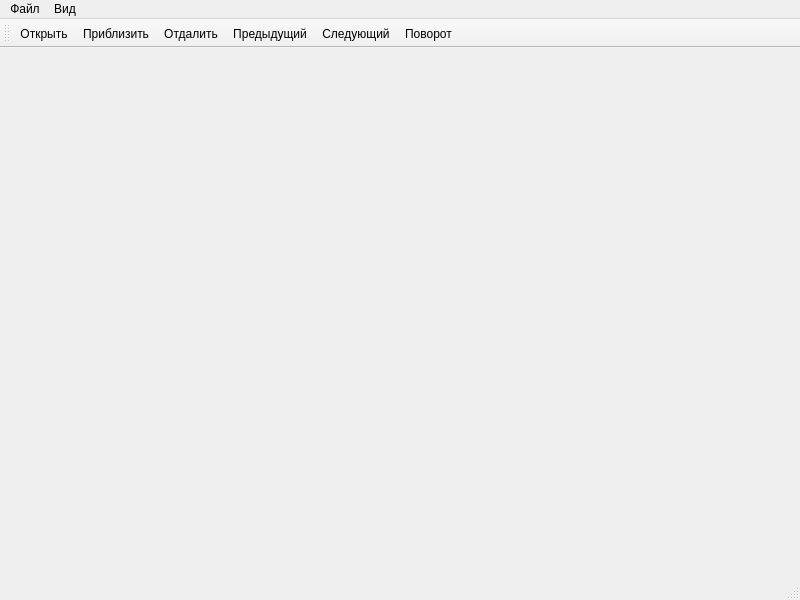
<?xml version="1.0" encoding="UTF-8"?>
<ui version="4.0">
 <class>MainWindow</class>
 <widget class="QMainWindow" name="MainWindow">
  <property name="geometry">
   <rect>
    <x>0</x>
    <y>0</y>
    <width>800</width>
    <height>600</height>
   </rect>
  </property>
  <property name="windowTitle">
   <string>MainWindow</string>
  </property>
  <widget class="QWidget" name="centralwidget"/>
  <widget class="QMenuBar" name="menubar">
   <property name="geometry">
    <rect>
     <x>0</x>
     <y>0</y>
     <width>800</width>
     <height>22</height>
    </rect>
   </property>
   <widget class="QMenu" name="file">
    <property name="title">
     <string>Файл</string>
    </property>
    <addaction name="open"/>
    <addaction name="save_as"/>
    <addaction name="exit"/>
   </widget>
   <widget class="QMenu" name="view">
    <property name="title">
     <string>Вид</string>
    </property>
    <addaction name="zome_in"/>
    <addaction name="zome_out"/>
    <addaction name="rotate"/>
    <addaction name="prev"/>
    <addaction name="next"/>
   </widget>
   <addaction name="file"/>
   <addaction name="view"/>
  </widget>
  <widget class="QStatusBar" name="statusbar"/>
  <widget class="QToolBar" name="toolBar">
   <property name="windowTitle">
    <string>toolBar</string>
   </property>
   <attribute name="toolBarArea">
    <enum>TopToolBarArea</enum>
   </attribute>
   <attribute name="toolBarBreak">
    <bool>false</bool>
   </attribute>
   <addaction name="open"/>
   <addaction name="zome_in"/>
   <addaction name="zome_out"/>
   <addaction name="prev"/>
   <addaction name="next"/>
   <addaction name="rotate"/>
  </widget>
  <action name="open">
   <property name="checkable">
    <bool>false</bool>
   </property>
   <property name="enabled">
    <bool>true</bool>
   </property>
   <property name="icon">
    <iconset resource="mainwindow.qrc">
     <normaloff>:/images/open-48.png</normaloff>:/images/open-48.png</iconset>
   </property>
   <property name="text">
    <string>Открыть</string>
   </property>
  </action>
  <action name="save_as">
   <property name="icon">
    <iconset resource="mainwindow.qrc">
     <normaloff>:/images/save-48.png</normaloff>:/images/save-48.png</iconset>
   </property>
   <property name="text">
    <string>Сохранить как</string>
   </property>
  </action>
  <action name="exit">
   <property name="icon">
    <iconset resource="mainwindow.qrc">
     <normaloff>:/images/close48.png</normaloff>:/images/close48.png</iconset>
   </property>
   <property name="text">
    <string>Выйти</string>
   </property>
  </action>
  <action name="zome_in">
   <property name="icon">
    <iconset resource="mainwindow.qrc">
     <normaloff>:/images/plus-48.png</normaloff>:/images/plus-48.png</iconset>
   </property>
   <property name="text">
    <string>Приблизить</string>
   </property>
  </action>
  <action name="zome_out">
   <property name="icon">
    <iconset resource="mainwindow.qrc">
     <normaloff>:/images/minus-48.png</normaloff>:/images/minus-48.png</iconset>
   </property>
   <property name="text">
    <string>Отдалить</string>
   </property>
  </action>
  <action name="prev">
   <property name="icon">
    <iconset resource="mainwindow.qrc">
     <normaloff>:/images/left-48.png</normaloff>:/images/left-48.png</iconset>
   </property>
   <property name="text">
    <string>Предыдущий</string>
   </property>
  </action>
  <action name="next">
   <property name="icon">
    <iconset resource="mainwindow.qrc">
     <normaloff>:/images/right-48.png</normaloff>:/images/right-48.png</iconset>
   </property>
   <property name="text">
    <string>Следующий</string>
   </property>
  </action>
  <action name="rotate">
   <property name="icon">
    <iconset resource="mainwindow.qrc">
     <normaloff>:/images/rotate-48.png</normaloff>:/images/rotate-48.png</iconset>
   </property>
   <property name="text">
    <string>Поворот</string>
   </property>
  </action>
 </widget>
 <resources>
  <include location="mainwindow.qrc"/>
 </resources>
 <connections/>
</ui>
